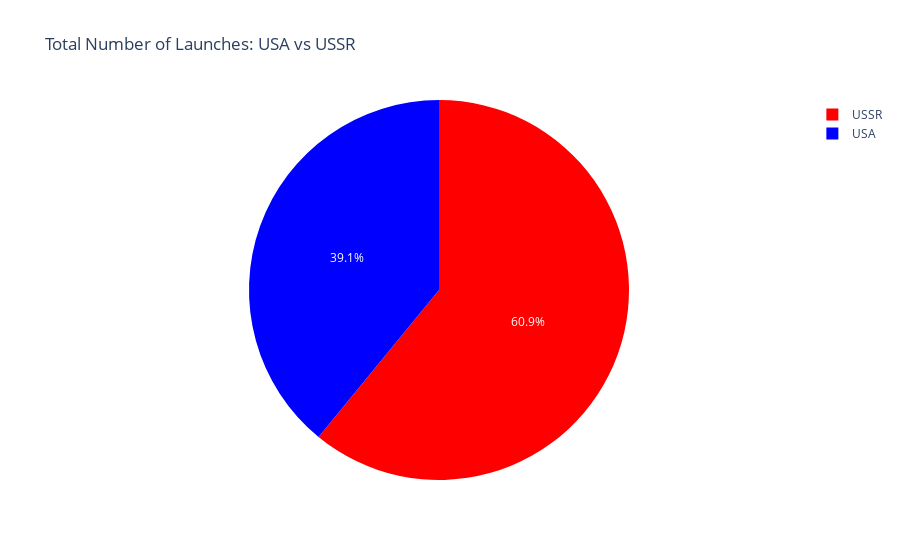

Here is the notebook cell this chart was saved with:
### Markdown cell above
## Create a Plotly Pie Chart comparing the total number of launches of the USSR and the USA

Hint: Remember to include former Soviet Republics like Kazakhstan when analysing the total number of launches.

### Code cell
# Define a function to categorize locations into USA or USSR
def categorize_country(location):
    if "USA" in location:
        return "USA"
    elif "Kazakhstan" in location or "Russia" in location or "Baikonur" in location:
        return "USSR"
    else:
        return "Other"

# Categorize launches into USA, USSR, or Other
df_data['country'] = df_data['Location'].apply(categorize_country)

# Filter data for USA and USSR launches
usa_ussr_data = df_data[df_data['country'].isin(['USA', 'USSR'])]

# Calculate the total number of launches for each country
launch_counts = usa_ussr_data['country'].value_counts()

# Create a Pie Chart using Plotly
fig = px.pie(
    names=launch_counts.index,
    values=launch_counts.values,
    title='Total Number of Launches: USA vs USSR',
    color=launch_counts.index,  # Optional: Assign colors for each country
    color_discrete_map={'USA': 'blue', 'USSR': 'red'}
)

# Display the Pie Chart
fig.show()

### Figure 1 — Plotly figure (JSON) as saved in the notebook; plotly's stock layout.template omitted (floating-point values rounded to 4 significant figures)
{"data": [{"customdata": [["USSR"], ["USA"]], "domain": {"x": [0, 1], "y": [0, 1]}, "hovertemplate": "label=%{label}<br>value=%{value}<br>color=%{customdata[0]}<extra></extra>", "labels": ["USSR", "USA"], "legendgroup": "", "marker": {"colors": ["red", "blue"]}, "name": "", "showlegend": true, "type": "pie", "values": [2096, 1344]}], "layout": {"legend": {"tracegroupgap": 0}, "title": {"text": "Total Number of Launches: USA vs USSR"}}}
